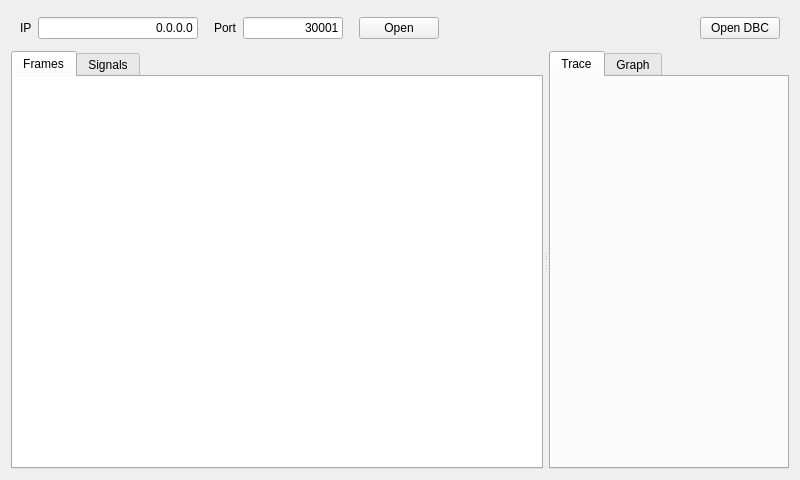
<?xml version="1.0" encoding="UTF-8"?>
<ui version="4.0">
 <class>MainWindow</class>
 <widget class="QMainWindow" name="MainWindow">
  <property name="geometry">
   <rect>
    <x>0</x>
    <y>0</y>
    <width>800</width>
    <height>480</height>
   </rect>
  </property>
  <property name="windowTitle">
   <string>MainWindow</string>
  </property>
  <widget class="QWidget" name="centralWidget">
   <layout class="QVBoxLayout" name="verticalLayout">
    <property name="spacing">
     <number>6</number>
    </property>
    <item>
     <layout class="QHBoxLayout" name="horizontalLayout">
      <property name="leftMargin">
       <number>9</number>
      </property>
      <property name="topMargin">
       <number>6</number>
      </property>
      <property name="rightMargin">
       <number>9</number>
      </property>
      <property name="bottomMargin">
       <number>6</number>
      </property>
      <item>
       <widget class="QLabel" name="labelIp">
        <property name="text">
         <string>IP</string>
        </property>
       </widget>
      </item>
      <item>
       <widget class="QLineEdit" name="lineIp">
        <property name="maximumSize">
         <size>
          <width>160</width>
          <height>16777215</height>
         </size>
        </property>
        <property name="text">
         <string>0.0.0.0</string>
        </property>
        <property name="alignment">
         <set>Qt::AlignRight|Qt::AlignTrailing|Qt::AlignVCenter</set>
        </property>
       </widget>
      </item>
      <item>
       <spacer name="horizontalSpacer_2">
        <property name="orientation">
         <enum>Qt::Horizontal</enum>
        </property>
        <property name="sizeType">
         <enum>QSizePolicy::Fixed</enum>
        </property>
        <property name="sizeHint" stdset="0">
         <size>
          <width>10</width>
          <height>20</height>
         </size>
        </property>
       </spacer>
      </item>
      <item>
       <widget class="QLabel" name="labelPort">
        <property name="text">
         <string>Port</string>
        </property>
       </widget>
      </item>
      <item>
       <widget class="QLineEdit" name="linePort">
        <property name="maximumSize">
         <size>
          <width>100</width>
          <height>16777215</height>
         </size>
        </property>
        <property name="text">
         <string>30001</string>
        </property>
        <property name="alignment">
         <set>Qt::AlignRight|Qt::AlignTrailing|Qt::AlignVCenter</set>
        </property>
       </widget>
      </item>
      <item>
       <spacer name="horizontalSpacer_3">
        <property name="orientation">
         <enum>Qt::Horizontal</enum>
        </property>
        <property name="sizeType">
         <enum>QSizePolicy::Fixed</enum>
        </property>
        <property name="sizeHint" stdset="0">
         <size>
          <width>10</width>
          <height>20</height>
         </size>
        </property>
       </spacer>
      </item>
      <item>
       <widget class="QPushButton" name="pushOpenClose">
        <property name="text">
         <string>Open</string>
        </property>
       </widget>
      </item>
      <item>
       <spacer name="horizontalSpacer">
        <property name="orientation">
         <enum>Qt::Horizontal</enum>
        </property>
        <property name="sizeHint" stdset="0">
         <size>
          <width>40</width>
          <height>20</height>
         </size>
        </property>
       </spacer>
      </item>
      <item>
       <widget class="QPushButton" name="pushLoadDbc">
        <property name="text">
         <string>Open DBC</string>
        </property>
       </widget>
      </item>
     </layout>
    </item>
    <item>
     <widget class="QSplitter" name="splitter">
      <property name="sizePolicy">
       <sizepolicy hsizetype="Expanding" vsizetype="Expanding">
        <horstretch>0</horstretch>
        <verstretch>0</verstretch>
       </sizepolicy>
      </property>
      <property name="frameShape">
       <enum>QFrame::NoFrame</enum>
      </property>
      <property name="orientation">
       <enum>Qt::Horizontal</enum>
      </property>
      <property name="opaqueResize">
       <bool>true</bool>
      </property>
      <property name="handleWidth">
       <number>6</number>
      </property>
      <property name="childrenCollapsible">
       <bool>false</bool>
      </property>
      <widget class="QTabWidget" name="tabWidget">
       <property name="sizePolicy">
        <sizepolicy hsizetype="Expanding" vsizetype="Expanding">
         <horstretch>0</horstretch>
         <verstretch>0</verstretch>
        </sizepolicy>
       </property>
       <property name="currentIndex">
        <number>0</number>
       </property>
       <widget class="QWidget" name="tabFrames">
        <attribute name="title">
         <string>Frames</string>
        </attribute>
        <layout class="QVBoxLayout" name="verticalLayout_2">
         <property name="spacing">
          <number>0</number>
         </property>
         <property name="leftMargin">
          <number>0</number>
         </property>
         <property name="topMargin">
          <number>0</number>
         </property>
         <property name="rightMargin">
          <number>0</number>
         </property>
         <property name="bottomMargin">
          <number>0</number>
         </property>
         <item>
          <widget class="QTreeView" name="treeViewFrames">
           <property name="frameShape">
            <enum>QFrame::NoFrame</enum>
           </property>
           <attribute name="headerVisible">
            <bool>true</bool>
           </attribute>
          </widget>
         </item>
        </layout>
       </widget>
       <widget class="QWidget" name="tabSignals">
        <attribute name="title">
         <string>Signals</string>
        </attribute>
        <layout class="QVBoxLayout" name="verticalLayout_3">
         <property name="spacing">
          <number>0</number>
         </property>
         <property name="leftMargin">
          <number>0</number>
         </property>
         <property name="topMargin">
          <number>0</number>
         </property>
         <property name="rightMargin">
          <number>0</number>
         </property>
         <property name="bottomMargin">
          <number>0</number>
         </property>
         <item>
          <widget class="QTreeView" name="treeViewSignals">
           <property name="frameShape">
            <enum>QFrame::NoFrame</enum>
           </property>
          </widget>
         </item>
        </layout>
       </widget>
      </widget>
      <widget class="QTabWidget" name="tabWidget_2">
       <property name="currentIndex">
        <number>0</number>
       </property>
       <widget class="QWidget" name="tab">
        <attribute name="title">
         <string>Trace</string>
        </attribute>
       </widget>
       <widget class="QWidget" name="tab_2">
        <attribute name="title">
         <string>Graph</string>
        </attribute>
       </widget>
      </widget>
     </widget>
    </item>
   </layout>
  </widget>
  <widget class="QMenuBar" name="menuBar">
   <property name="geometry">
    <rect>
     <x>0</x>
     <y>0</y>
     <width>800</width>
     <height>17</height>
    </rect>
   </property>
  </widget>
 </widget>
 <layoutdefault spacing="6" margin="11"/>
 <resources/>
 <connections/>
</ui>
